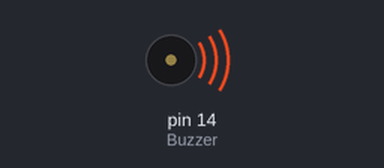
A sketch run on a simulated Arduino Uno, built with avr-gcc and run on an emulated ATmega328P. Parts: buzzer (waves = sounding, pin HIGH).

Above: at 0.02 s.
Timing chart, 0 to 3.0 s (numbered marks = the images above):
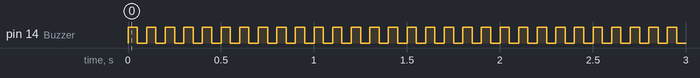

The sketch:

trying_buzzer.ino
```cpp
int Buzzer= 14;

void setup() {
pinMode(Buzzer,OUTPUT);
}

void loop() {
digitalWrite (14,HIGH);
delay(50);
digitalWrite(14,LOW);
delay(50);
}
```

Measured:
- by itself, pin 14 (Buzzer): alternates HIGH for 0.05 s and LOW for 0.05 s
